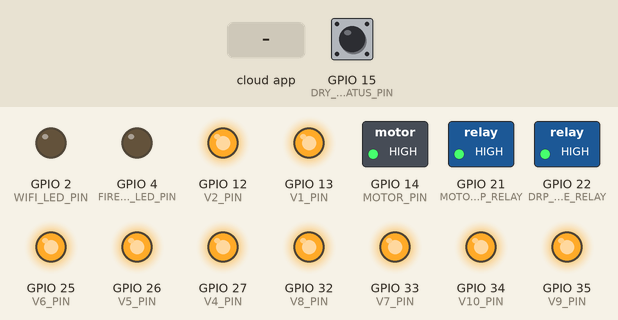
A sketch run on a simulated ESP32. On the bench: switched loads named in the sketch (green lamp = pin HIGH), output pins drawn as LEDs (lit = HIGH). Inputs (shaded band) come from the test bench; at power-on: GPIO 15 (DRY_RUN_STATUS_PIN) HIGH. WiFi joins after 1.5 s; servers stay silent unless stated; the local clock reads 2024-03-15 10:24:30 at power-on unless the sketch sets it; the Firebase database answers and starts empty; what the sketch prints to the serial monitor is not drawn.

Above: at 2.7 s.
2.8 s: the phone or cloud app sets on to 1
At 5.2 s:
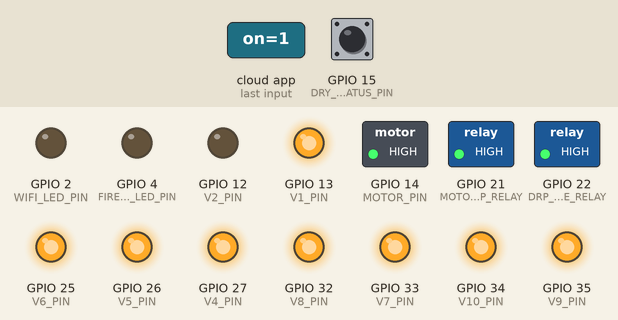
5.5 s: the phone or cloud app sets on to 1
At 7.8 s:
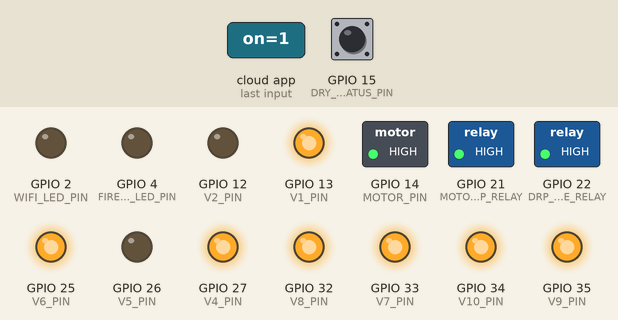
8.1 s: the phone or cloud app sets check to 1
12.7 s: the phone or cloud app sets on to 0
At 14.0 s:
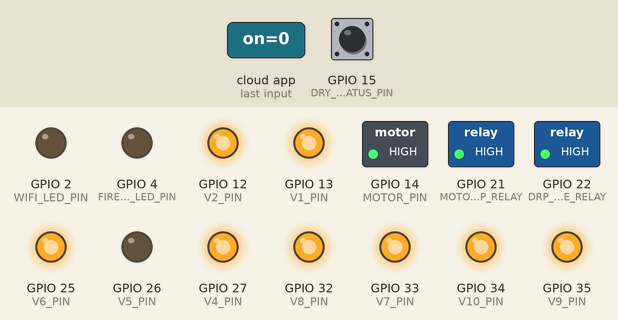
Timing chart, 0 to 15.7 s (numbered marks = the images above; inputs shaded):
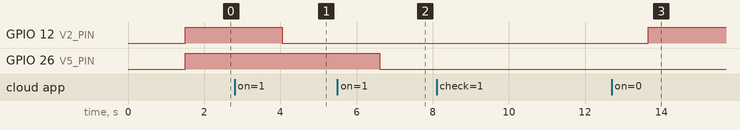

Measured:
- after the input at 2.8 s, GPIO 12 (V2_PIN): HIGH → LOW after 1.3 s
- after the input at 5.5 s, GPIO 26 (V5_PIN): HIGH → LOW after 1.1 s
- after the input at 8.1 s, every drawn part: stays the same
- after the input at 12.7 s, GPIO 12 (V2_PIN): LOW → HIGH after 0.96 s

The sketch:

irrigation.ino
```cpp
#include <WiFi.h>
#include <Firebase_ESP_Client.h>
#include "addons/TokenHelper.h"
#include "addons/RTDBHelper.h"
#include <time.h>

// Your WiFi and Firebase credentials
#define WIFI_SSID "Deep"
#define WIFI_PASSWORD "Sudeepan"
#define API_KEY "AIzaSyAmyCmpEqPNl8ZJljAQ4Hsi3kHcsCT290I"
#define DATABASE_URL "https://iotirrigation-fcd5a-default-rtdb.firebaseio.com/"  // must end with '/'

// Firebase setup
FirebaseData fbdo;
FirebaseAuth auth;
FirebaseConfig config;

unsigned long sendDataPrevMillis = 0;
bool signupOK = false;

bool lastDryRunStatus = false;
bool lastMotorRunningStatus = false;


// IST time setup
#define GMT_OFFSET_SEC 19800
#define NTP_SERVER "pool.ntp.org"

#define MOTOR_START_RELAY 23
#define MOTOR_STOP_RELAY 21
#define MOTOR_PIN 14
#define V1_PIN 13
#define V2_PIN 12
#define V3_PIN 14
#define V4_PIN 27
#define V5_PIN 26
#define V6_PIN 25
#define V7_PIN 33
#define V8_PIN 32
#define V9_PIN 35
#define V10_PIN 34
#define DRP_MODE_RELAY 22
#define WIFI_LED_PIN 2
#define FIREBASE_LED_PIN 4     // Firebase status LED
#define DRY_RUN_STATUS_PIN 15  // Connect this to the relay output of dry run unit


struct Device {
  const char* name;
  int pin;
  bool isOn = false;
  unsigned long startMillis = 0;
  unsigned long durationMillis = 0;
};

Device devices[] = {
  {"motor", MOTOR_PIN},
  {"v1", V1_PIN},
  {"v2", V2_PIN},
  {"v3", V3_PIN},
  {"v4", V4_PIN},
  {"v5", V5_PIN},
  {"v6", V6_PIN},
  {"v7", V7_PIN},
  {"v8", V8_PIN},
  {"v9", V9_PIN},
  {"v10", V10_PIN}
};

void setupWiFi() {
  WiFi.begin(WIFI_SSID, WIFI_PASSWORD);
  Serial.print("Connecting to WiFi");
  while (WiFi.status() != WL_CONNECTED) {
    Serial.print(".");
    delay(500);
  }
  Serial.println("\nWifi connected :");
  Serial.println(WiFi.localIP());
  Serial.println();
}

void setupTime() {
  configTime(GMT_OFFSET_SEC, 0, NTP_SERVER);
}

int getCurrentTimeHHMM() {
  struct tm timeinfo;
  if (!getLocalTime(&timeinfo)) return -1;
  return timeinfo.tm_hour * 100 + timeinfo.tm_min;
}

void setupfirebase(){
  config.api_key = API_KEY;
  config.database_url = DATABASE_URL;
  config.token_status_callback = tokenStatusCallback;
  if(Firebase.signUp(&config, &auth,"","")){
    Serial.println("Signup OK");
    signupOK = true;
  }else{
    Serial.printf("%s\n", config.signer.signupError.message.c_str());
  }
  config.token_status_callback = tokenStatusCallback;
  Firebase.begin(&config, &auth);
  Firebase.reconnectWiFi(true);
}
void pressRelay(int pin) {
  digitalWrite(pin, LOW);
  delay(1000); // Simulate 1-sec press
  digitalWrite(pin, HIGH);
}


void setup() {
  pinMode(WIFI_LED_PIN, OUTPUT);
  pinMode(FIREBASE_LED_PIN, OUTPUT);
  pinMode(DRY_RUN_STATUS_PIN, INPUT); // Use INPUT_PULLUP if needed
  pinMode(DRP_MODE_RELAY, OUTPUT);
  digitalWrite(DRP_MODE_RELAY, HIGH); // Start in Manual mode
  pinMode(MOTOR_START_RELAY, OUTPUT);
pinMode(MOTOR_STOP_RELAY, OUTPUT);
digitalWrite(MOTOR_START_RELAY, HIGH);
digitalWrite(MOTOR_STOP_RELAY, HIGH);

  Serial.begin(115200);
  setupWiFi();
  setupTime();
  setupfirebase();
  // Setup GPIOs
  for (auto& dev : devices) {
    pinMode(dev.pin, OUTPUT);
    digitalWrite(dev.pin, HIGH);
  }

}
void logToFirebase(const String& msg) {
  int hhmm = getCurrentTimeHHMM();
  String logMsg = "[" + String(hhmm) + "] " + msg;
  Firebase.RTDB.pushString(&fbdo, "logs", logMsg);
  Serial.println(logMsg);
}

void loop() {
  // --- LED: WiFi Status ---
  digitalWrite(WIFI_LED_PIN, WiFi.status() == WL_CONNECTED ? LOW : HIGH);

  // --- LED: Firebase Status ---
  digitalWrite(FIREBASE_LED_PIN, (Firebase.ready() && signupOK) ? LOW : HIGH);

  if (Firebase.ready() && signupOK && (millis()-sendDataPrevMillis > 5000 || sendDataPrevMillis == 0)) {
    sendDataPrevMillis = millis();
  } else {
    Serial.println("Firebase NOT ready");
  }


  bool checkRequested = false;
  if (Firebase.RTDB.getBool(&fbdo, "status/check") && fbdo.dataType() == "boolean") {
    checkRequested = fbdo.boolData();
  }
  Serial.print("Check value: ");
  Serial.println(checkRequested);

  if (checkRequested) {
    // Send back a response
    String responseMsg = String(getCurrentTimeHHMM());
    Firebase.RTDB.setString(&fbdo, "status/response", responseMsg);

    // Reset check to false
    Firebase.RTDB.setBool(&fbdo, "status/check", false);

    logToFirebase("Check requested → responded to Firebase");
  }


  for (auto& dev : devices) {
    String base = "Control/" + String(dev.name);
    bool on = false;
    bool timerenabled = false;
    int timer = 0;
    bool scheduleenabled = false;
    int schedule = 0;


    // Fetch all relevant values
    if (Firebase.RTDB.getBool(&fbdo, base + "/on")) {
      on = fbdo.boolData();
    }

    if (Firebase.RTDB.getBool(&fbdo, base + "/timerenabled")) {
      timerenabled = fbdo.boolData();
    }

    if (Firebase.RTDB.getInt(&fbdo, base + "/timer")) {
      timer = fbdo.intData(); // in minutes
    }

    if (Firebase.RTDB.getBool(&fbdo, base + "/scheduleenabled")) {
      scheduleenabled = fbdo.boolData();
    }

    if (Firebase.RTDB.getInt(&fbdo, base + "/schedule")) {
      schedule = fbdo.intData(); // HHMMHHMM
    }

    int nowHHMM = getCurrentTimeHHMM();

    if (String(dev.name) == "motor") {
      bool motorActuallyOn = digitalRead(DRY_RUN_STATUS_PIN) == LOW;  // adjust depending on logic
      if (dev.isOn && !motorActuallyOn) {
        // Motor was commanded ON, but dry run unit has cut it OFF
        Firebase.RTDB.setBool(&fbdo, "Control/motor/dryrun", true);
        if (!lastDryRunStatus) {
          logToFirebase("[motor] Dry Run or Voltage Fault Detected! Motor OFF via preventor.");
          lastDryRunStatus = true;
        }
        lastMotorRunningStatus = false;
      } else if (dev.isOn && motorActuallyOn) {
        // Motor is ON and preventor allows it
        Firebase.RTDB.setBool(&fbdo, "Control/motor/dryrun", false);
            if (!lastMotorRunningStatus) {
              logToFirebase("[motor] Running OK");
              lastMotorRunningStatus = true;
            }

            lastDryRunStatus = false;
      } else {
        // Motor OFF manually or by schedule/timer
        Firebase.RTDB.setBool(&fbdo, "Control/motor/dryrun", false);
            lastDryRunStatus = false;
            lastMotorRunningStatus = false;
      }
    }


    // --- Schedule Mode ---
    if (scheduleenabled && schedule > 0) {
      int from = schedule / 10000;
      int to = schedule % 10000;
      if (nowHHMM >= from && nowHHMM <= to && !dev.isOn) {
        digitalWrite(dev.pin, LOW);
        dev.isOn = true;
        logToFirebase("[" + String(dev.name) + "] ON by schedule (" + String(from) + " - " + String(to) + ")");
      } else if (dev.isOn && (nowHHMM < from || nowHHMM > to)) {
        digitalWrite(dev.pin, HIGH);
        dev.isOn = false;
        logToFirebase("[" + String(dev.name) + "] OFF by schedule end");
      }
    }
    // --- Manual ON/OFF Mode ---
    if (on && !dev.isOn) {
      if (String(dev.name) == "motor") {
          bool autoMode = false;
          if (Firebase.RTDB.getBool(&fbdo, "mode")) {
              autoMode = fbdo.boolData();
          }
          digitalWrite(DRP_MODE_RELAY, autoMode ? LOW : HIGH);
          logToFirebase("DRP set to " + String(autoMode ? "AUTO" : "MANUAL") + " mode");
        pressRelay(MOTOR_START_RELAY);
      } else {
        digitalWrite(dev.pin, LOW); // For other devices
      }
      dev.isOn = true;
      dev.startMillis = millis();
      dev.durationMillis = timerenabled ? timer * 60000UL : 0;

      int nowHHMM = getCurrentTimeHHMM();
      Firebase.RTDB.setInt(&fbdo, base + "/ontime", nowHHMM);

      if (timerenabled) {
        logToFirebase("[" + String(dev.name) + "] ON manually with timer " + String(timer));
      } else {
        logToFirebase("[" + String(dev.name) + "] ON manually");
      }
    }
    else if (!on && dev.isOn) {
      if (String(dev.name) == "motor") {
        pressRelay(MOTOR_STOP_RELAY);
      } else {
        digitalWrite(dev.pin, HIGH);
      }

      dev.isOn = false;
      logToFirebase("[" + String(dev.name) + "] OFF manually");
    }

    // --- Timer Auto-OFF ---
    if (dev.isOn && timerenabled && dev.durationMillis > 0) {
      if (millis() - dev.startMillis >= dev.durationMillis) {
        digitalWrite(dev.pin, HIGH);
        dev.isOn = false;
        Firebase.RTDB.setBool(&fbdo, base + "/on", false);
        logToFirebase("[" + String(dev.name) + "] OFF by timer");
      }
    }
  }
}
```
